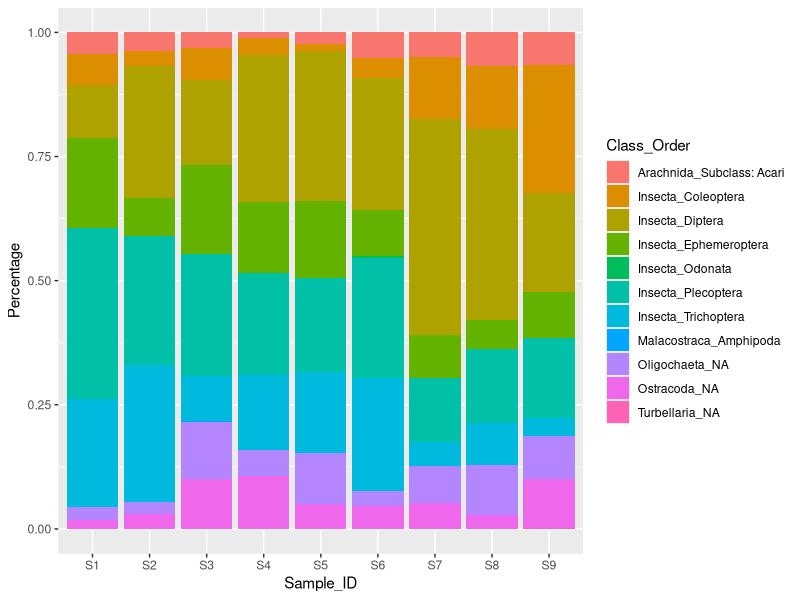
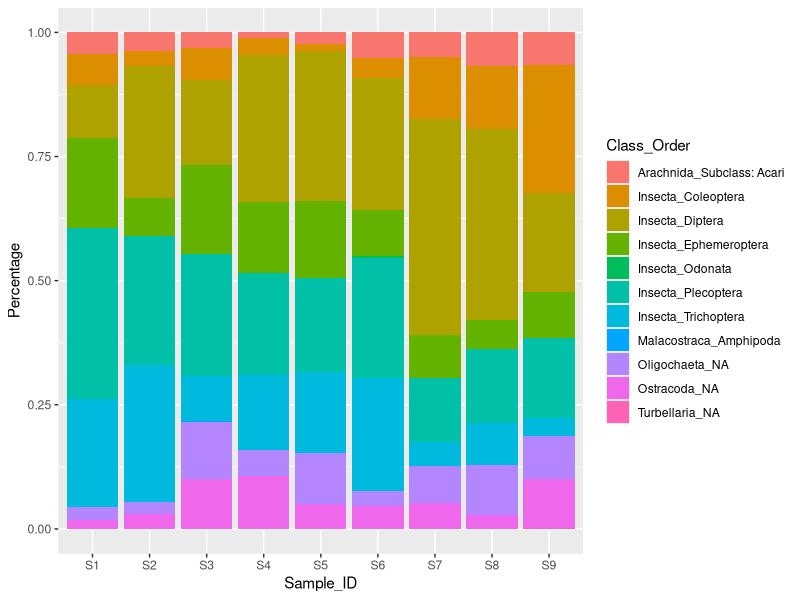

The R script that drew these images, in order:
library(readxl)
library(tidyverse)
library(ggplot2)

Redwood_BMI_2020 <- read_excel("Data/GGNRA_Redwood_Creek_July2020_BMI.xls", sheet = 3, col_names = FALSE)

# Replace bad column names
Col_Names <- c("Class","Order","S1","S2","S3","S4","S5","S6","S7","S8","S9")
Redwood_BMI_2020 <- Redwood_BMI_2020[4:14,]
names(Redwood_BMI_2020) <- Col_Names

# Replace NAs with 0s in col 3:11 and convert to numeric
Redwood_BMI_2020[,3:11][is.na(Redwood_BMI_2020[,3:11])] <- "0"
Redwood_BMI_2020[,3:11] <- lapply(Redwood_BMI_2020[,3:11],as.numeric)

# Make date-sample ID df for merging
Sample_IDs <- c("S1","S2","S3","S4","S5","S6","S7","S8","S9")
Dates <- c("16/7/2020",	"16/7/2020", "16/7/2020", "16/7/2020",	"16/7/2020",	"16/7/2020",	"17/7/2020",	"17/7/2020",	"17/7/2020")
Dates <- as.POSIXct(Dates, format = "%d/%m/%Y", timezone = "PDT")
Sample_Dates_df <- data.frame(Sample_ID = as.character(Sample_IDs),
                              Date = Dates)

# Make Redwood_BMI_2020 df longer and merge with date-sample df
Redwood_BMI_2020_Longer <- Redwood_BMI_2020 %>%
  pivot_longer(cols = 3:11, names_to = "Sample_ID", values_to = "Count") %>%
  left_join(Sample_Dates_df, by = "Sample_ID") %>%
  mutate(Class_Order = paste0(Class, "_", Order))

# Redwood_BMI_2020 Percentage Conversions
Sampletotals <- Redwood_BMI_2020_Longer %>% 
  group_by(Sample_ID) %>%
  summarize(Totalcounts = sum(Count))

Redwood_BMI_2020_Longer <- Redwood_BMI_2020_Longer %>%
  left_join(Sampletotals, by = "Sample_ID") %>%
  mutate(Percentage = Count/Totalcounts)
 
# Sanity plots
ggplot(Redwood_BMI_2020_Longer, aes(x = Sample_ID, y = Percentage, fill = Class_Order)) +
  geom_bar(stat = "identity")

ggsave("Figures/Redwood_BMI_Averages.png")

### Create df averaged across samples

Taxatotals <- data.frame(Totalcounts = rowSums(Redwood_BMI_2020[,3:11]))
Filtered_Redwood_BMI <- Redwood_BMI_2020 %>%
  select(Order) %>%
  cbind(Taxatotals) %>%
  filter(Order %in% c("Subclass: Acari", "Amphipoda", "Ephemeroptera", "Plecoptera", "Trichoptera", "Coleoptera", "Diptera"))
Filtered_Redwood_BMI$Order[Filtered_Redwood_BMI$Order == "Subclass: Acari"] <- "Acari"
